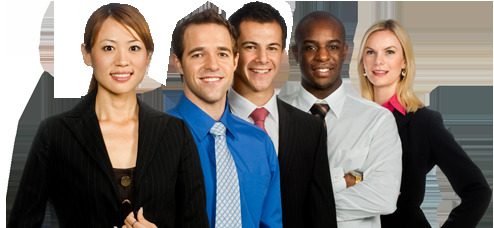
#> input picture people-detect/basketball2.png, 494 x 228 px, found by its file name
$ jupyter execute Untitled.ipynb
#> lines starting #> are read from the running program, lines starting #| are printed output that depends on the picture
[cell 1]
import numpy as np
import cv2
import matplotlib.pyplot as plt

img = cv2.imread('basketball2.png',0)
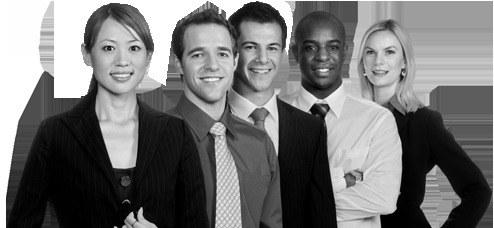
#> img: shape (228, 494); min 0, max 255, mean 116.5
plt.imshow(img, cmap = 'gray', interpolation = 'bicubic')
plt.xticks([]), plt.yticks([])  # to hide tick values on X and Y axis
plt.show()
